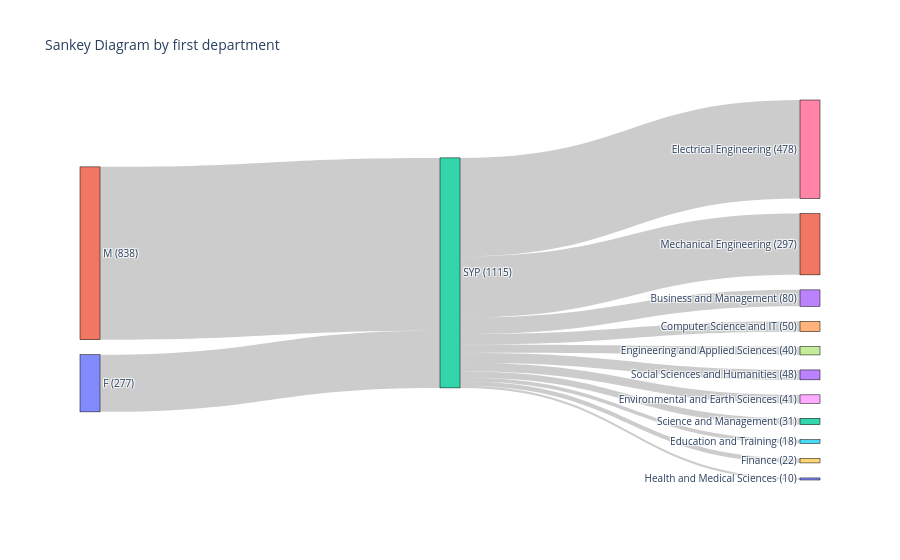

Source (notebook cell):
### Code cell
import pandas as pd
import plotly.graph_objects as go

# Assuming the data is already loaded in csv_norm_2015_2023_ug
# Node 1: Group by 'LEVEL' and 'DEPARTMENT'
san_year_level = filter_by_program('SYP').groupby(['GENDER', 'PROGRAM'])['ID'].count().reset_index()
san_year_level = san_year_level.rename(columns={'GENDER': 'source', 'PROGRAM': 'target', 'ID': 'value'})

# Node 2: Group by 'DEPARTMENT' and 'PROGRAM'
san_year_program = filter_by_program('SYP').groupby(['PROGRAM', 'DEPARTMENT'])['ID'].count().reset_index()
san_year_program = san_year_program.rename(columns={'PROGRAM': 'source', 'DEPARTMENT': 'target', 'ID': 'value'})

# Combine the two datasets
combined_df = pd.concat([san_year_level, san_year_program])

# Unique values that contain unique values of source and target
unique_nodes = list(pd.unique(combined_df[['source','target']].values.ravel("K")))

# Dictionary to map nodes to indices
mapping_dict = {k: v for v, k in enumerate(unique_nodes)}

# Map the nodes in the DataFrame
combined_df['source'] = combined_df['source'].map(mapping_dict)
combined_df['target'] = combined_df['target'].map(mapping_dict)

# Convert DataFrame to a dictionary with lists
link_dict = combined_df.to_dict(orient="list")

# Step 1: Calculate counts for each node
node_counts = combined_df.groupby('source')['value'].sum().to_dict()
node_counts.update(combined_df.groupby('target')['value'].sum().to_dict())

# Step 2: Create a new label with counts
updated_labels = [f"{node} ({node_counts.get(idx, 0)})" for idx, node in enumerate(unique_nodes)]

# Step 3: Create the Sankey diagram with updated labels
fig = go.Figure(data=[go.Sankey(
    node=dict(
        pad=15,
        thickness=20,
        line=dict(color="black", width=0.5),
        label=updated_labels,  # Use updated labels here
    ),
    link=dict(
        source=link_dict["source"],
        target=link_dict["target"],
        value=link_dict["value"],
    )
)])

# Update layout
fig.update_layout(title_text="Sankey Diagram by first department", font_size=10)

# Display the Sankey diagram
fig.show()

### Figure 1 — Plotly figure (JSON) as saved in the notebook; plotly's stock layout.template omitted (floating-point values rounded to 4 significant figures)
{"data": [{"link": {"source": [0, 1, 2, 2, 2, 2, 2, 2, 2, 2, 2, 2, 2], "target": [2, 2, 3, 4, 5, 6, 7, 8, 9, 10, 11, 12, 13], "value": [277, 838, 80, 50, 18, 478, 40, 41, 22, 10, 297, 31, 48]}, "node": {"label": ["F (277)", "M (838)", "SYP (1115)", "Business and Management (80)", "Computer Science and IT (50)", "Education and Training (18)", "Electrical Engineering (478)", "Engineering and Applied Sciences (40)", "Environmental and Earth Sciences (41)", "Finance (22)", "Health and Medical Sciences (10)", "Mechanical Engineering (297)", "Science and Management (31)", "Social Sciences and Humanities (48)"], "line": {"color": "black", "width": 0.5}, "pad": 15, "thickness": 20}, "type": "sankey"}], "layout": {"font": {"size": 10}, "title": {"text": "Sankey Diagram by first department"}}}
